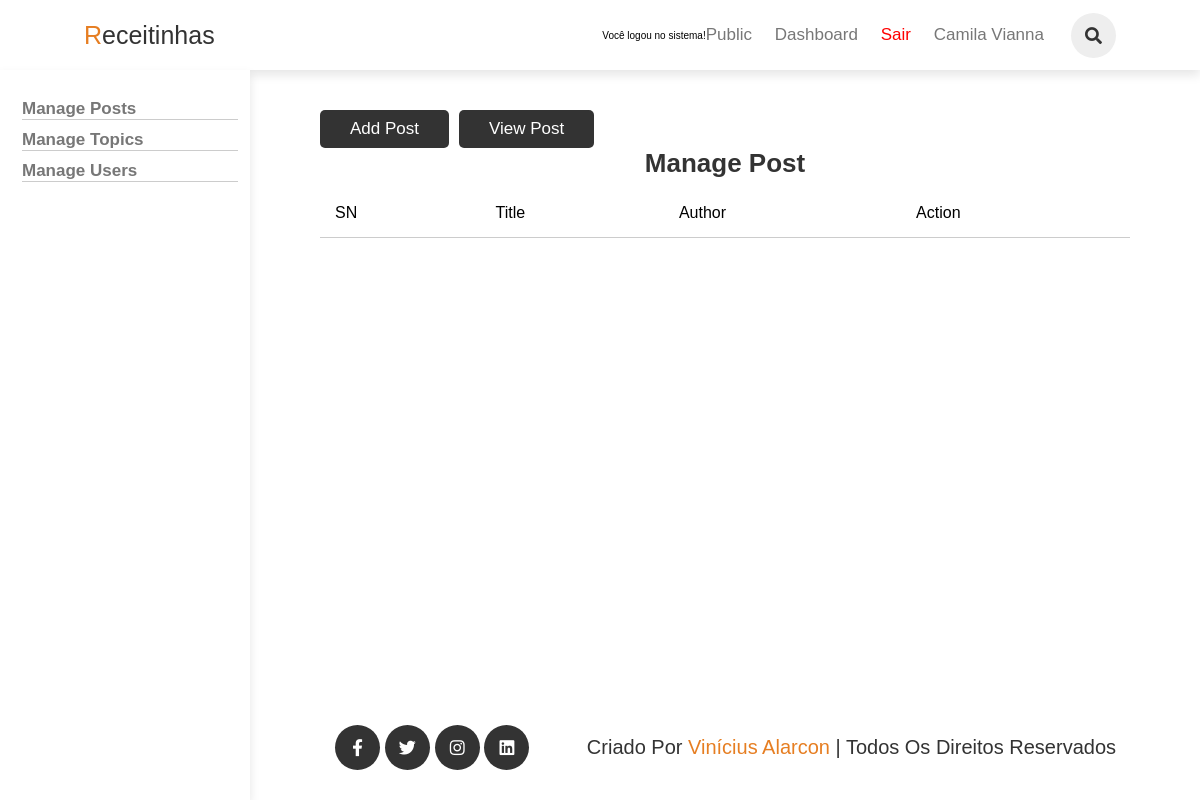
Before: /admin/posts/index.php (signed in) with the older database file.
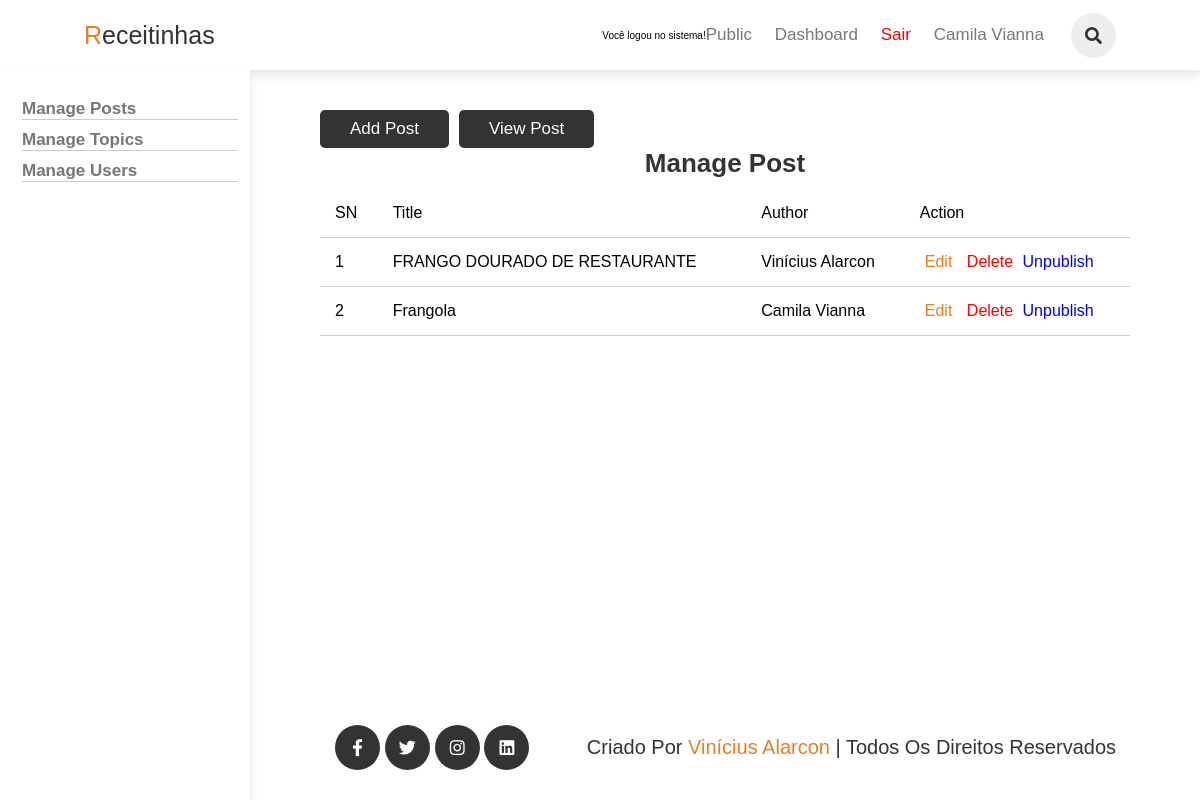
After: the same page with the newer database file.
### tables this page shows
CREATE TABLE `posts` (
  `id` int(11) NOT NULL,
  `user_id` int(11) NOT NULL,
  `topic_id` int(11) DEFAULT NULL,
  `title` varchar(255) NOT NULL,
  `body` text NOT NULL,
  `image` varchar(255) NOT NULL,
  `published` tinyint(4) NOT NULL,
  `created_at` datetime NOT NULL DEFAULT current_timestamp()
);

CREATE TABLE `users` (
  `id` int(11) NOT NULL,
  `admin` tinyint(4) NOT NULL DEFAULT 0,
  `username` varchar(255) NOT NULL,
  `email` varchar(255) NOT NULL,
  `password` varchar(255) NOT NULL,
  `created_at` timestamp NULL DEFAULT current_timestamp()
);

### app/models/Post.php (called while the page is built, shortened)
<?php
require(ROOT_PATH . "/app/database/connect.php");
function selectAllPosts()
{
    global $pdo;
    $sql = "SELECT p.*, u.username FROM posts AS p JOIN users AS u ON p.user_id = u.id";
    $stmt = $pdo->prepare($sql);
    $stmt->execute();
    $result = $stmt->fetchAll(PDO::FETCH_ASSOC);
    return $result;
}

### app/controllers/posts.php (called while the page is built, shortened)
<?php
    require(ROOT_PATH . "/app/models/Post.php");
    $posts = selectAllPosts();

### admin/posts/index.php (the view, shortened to what this page needs)
<?php
    require(ROOT_PATH . "/app/controllers/posts.php");
?>
<!DOCTYPE html>
<html lang="pt-BR">
<head>
    <link rel="stylesheet" href="https://cdnjs.cloudflare.com/ajax/libs/font-awesome/5.15.3/css/all.min.css">
    <link rel="stylesheet" href="../../assets/css/admin.css">
</head>
<body>
<?php include(ROOT_PATH . "/app/includes/header-admin.php"); ?>
<section class="container" id="posts">
    <?php include(ROOT_PATH . "/app/includes/sidebar-admin.php"); ?>
    <div class="content-container">
        <div class="content">
           <div class="buttons">
                <a href="<?= BASE_URL . '/admin/posts/create-post.php'?>" class="btn">Add Post</a>
                <a href="<?= BASE_URL . '/admin/posts/index.php'?>" class="btn">View Post</a>
           </div>
            <div class="main-content">
                <h1 class="title">Manage Post</h1>
                <table>
                    <thead>
                        <th>SN</th>
                        <th>Title</th>
                        <th>Author</th>
                        <th colspan="3">Action</th>
                    </thead>
                    <tbody>
                        <?php foreach ($posts as $key => $post): ?>
                            <tr>
                                <td><?= $key + 1?></td>
                                <td><?= $post["title"]?></td>
                                <td><?= $post["username"]?></td>
                                <td>
                                    <a href="<?= BASE_URL . '/admin/posts/edit-post.php?id='. $post["id"]?>" class="edit">Edit</a>
                                    <a href="<?= BASE_URL . '/admin/posts/index.php?del_id='. $post["id"]?>" class="delete">Delete</a>
                                    <?php if($post["published"]): ?>
                                        <a href="<?= BASE_URL . '/admin/posts/edit-post.php?published=0&p_id=' . $post["id"]?>" class="unpublish">Unpublish</a>
                                    <?php else: ?>
                                        <a href="<?= BASE_URL . '/admin/posts/edit-post.php?published=1&p_id=' . $post["id"]?>" class="publish">Publish</a>
                                    <?php endif; ?>
                                </td>
                            </tr>
                        <?php endforeach; ?>
                    </tbody>
                </table>
            </div>
        </div>
    </div>
</section>
<?php include(ROOT_PATH . "/app/includes/footer.php"); ?>
</body>
</html>

Changed rows visible on the page:
added posts: title "FRANGO DOURADO DE RESTAURANTE", user.username "Vinícius Alarcon"
added posts: title "Frangola", user.username "Camila Vianna"
